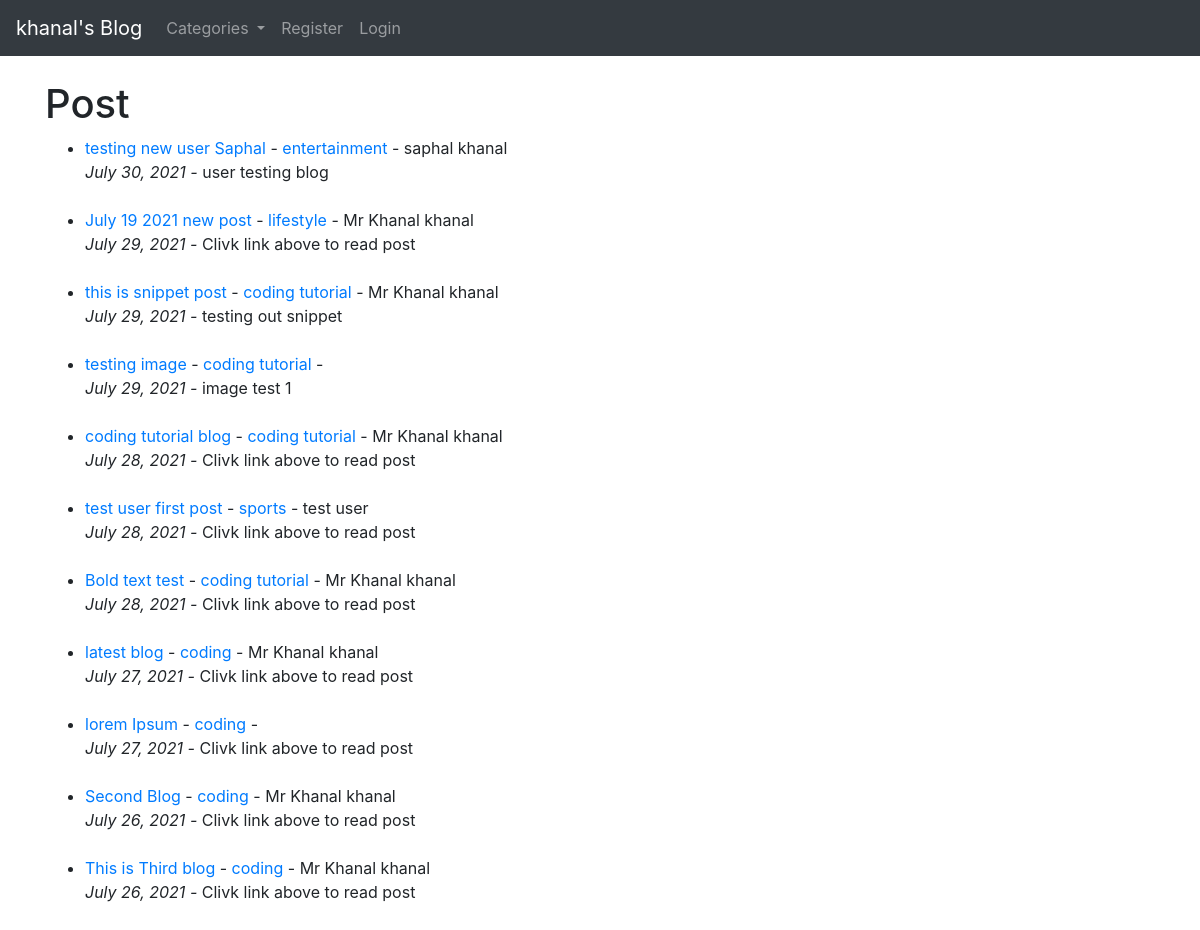
The page / on the database its author committed.
### theblog/models.py (models this page shows, shortened)
class Post(models.Model):
    title = models.CharField(max_length=255)
    header_image = models.ImageField(null=True,blank =True , upload_to= "images/")
    title_tag = models.CharField(max_length=255)
    author = models.ForeignKey(User,on_delete=models.CASCADE)
    body = RichTextField(blank=True,null = True)
    post_date = models.DateField(auto_now_add=True)
    category =  models.CharField(max_length=255, default='coding')
    snippet =  models.CharField(max_length=255)
    likes = models.ManyToManyField(User,related_name='blog_post')

### theblog/views.py (the view)
# urls.py: path('',HomeView.as_view(),name="home"),
class HomeView(ListView):
    model = Post
    template_name = 'home.html'
    cats =Category.objects.all()
    ordering = ['-post_date']
    def get_context_data(self,*args,**kwargs):
        cat_menu = Category.objects.all()
        context = super(HomeView,self).get_context_data(*args,**kwargs)
        context["cat_menu"] = cat_menu
        return context

### theblog/models.py (called while the page is built)
    def __str__(self):
        return self.name

### theblog/templates/home.html (shortened to what this page needs)
{% extends 'base.html' %}
{% block content %}
    <h1>Post</h1>
    <ul>
        {% for post in object_list %}
        <li> <a href="{% url 'article-detail' post.pk %}">
            {{ post.title }}</a>
            -
            <a href="{% url 'category' post.category|slugify %}"> {{ post.category }}</a>
             - {{ post.author.first_name }} {{ post.author.last_name }}
            <br>
            <i>{{ post.post_date}} - </i>
            {{ post.snippet }}
       </li>
        <br>
        {% endfor  %}
    </ul>
    {% endblock %}

### rows shown on the page
Post: title "testing new user Saphal", category "entertainment", author.first_name "saphal", author.last_name "khanal", post_date "July 30, 2021", snippet "user testing blog"
Post: title "July 19 2021 new post", category "lifestyle", author.first_name "Mr Khanal", author.last_name "khanal", post_date "July 29, 2021", snippet "Clivk link above to read post"
Post: title "this is snippet post", category "coding tutorial", author.first_name "Mr Khanal", author.last_name "khanal", post_date "July 29, 2021", snippet "testing out snippet"
Post: title "testing image", category "coding tutorial", post_date "July 29, 2021", snippet "image test 1"
Post: title "coding tutorial blog", category "coding tutorial", author.first_name "Mr Khanal", author.last_name "khanal", post_date "July 28, 2021", snippet "Clivk link above to read post"
Post: title "test user first post", category "sports", author.first_name "test", author.last_name "user", post_date "July 28, 2021", snippet "Clivk link above to read post"
Post: title "Bold text test", category "coding tutorial", author.first_name "Mr Khanal", author.last_name "khanal", post_date "July 28, 2021", snippet "Clivk link above to read post"
Post: title "latest blog", category "coding", author.first_name "Mr Khanal", author.last_name "khanal", post_date "July 27, 2021", snippet "Clivk link above to read post"
Post: title "lorem Ipsum", category "coding", post_date "July 27, 2021", snippet "Clivk link above to read post"
Post: title "Second Blog", category "coding", author.first_name "Mr Khanal", author.last_name "khanal", post_date "July 26, 2021", snippet "Clivk link above to read post"
Post: title "This is Third blog", category "coding", author.first_name "Mr Khanal", author.last_name "khanal", post_date "July 26, 2021", snippet "Clivk link above to read post"
